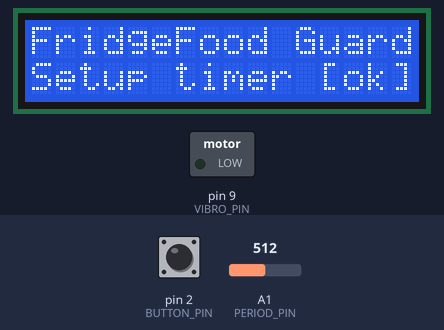
Bench run of a program on a simulated Arduino Nano, built with avr-gcc and run on an emulated ATmega328P. On the bench: 16×2 character LCD, switched loads named in the program (green lamp = pin HIGH). The inputs (shaded band) are chosen by the test bench; at power-on: pin 2 (BUTTON_PIN) LOW, A1 (PERIOD_PIN) = 512. EEPROM starts erased.

Above: at 1.2 s.
1.3 s: pin 2 (BUTTON_PIN) pulled HIGH for 0.15 s
At 2.7 s:
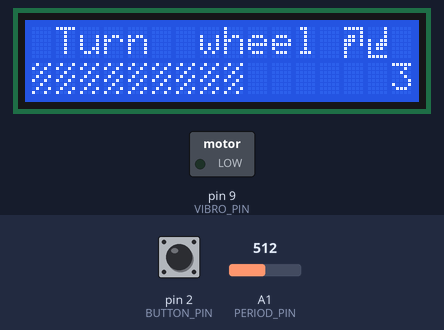
3.3 s: A1 (PERIOD_PIN) set to 493
At 3.9 s:
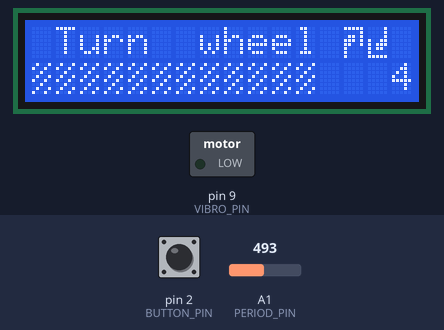
5.1 s: pin 2 (BUTTON_PIN) pulled HIGH for 1 s
At 5.6 s:
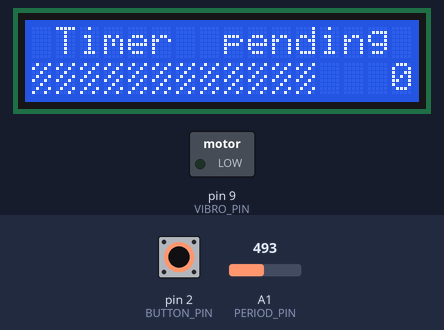
9.1 s: pin 2 (BUTTON_PIN) pulled HIGH for 0.15 s
At 9.18 s:
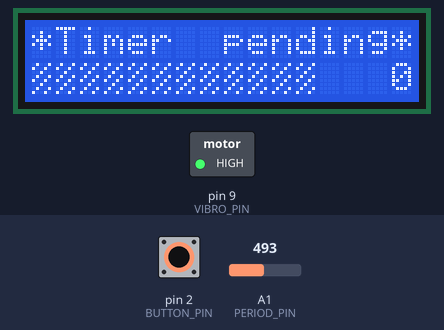
10.7 s: pin 2 (BUTTON_PIN) pulled HIGH for 3.2 s
At 10.79 s:
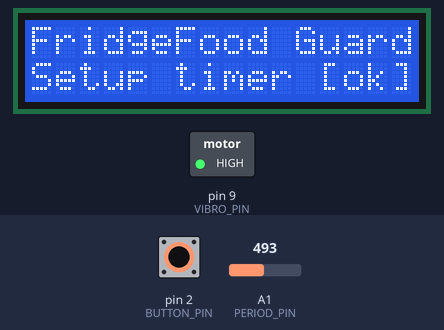
15.4 s: A1 (PERIOD_PIN) set to 270
16.9 s: A1 (PERIOD_PIN) set to 238
At 18.6 s:
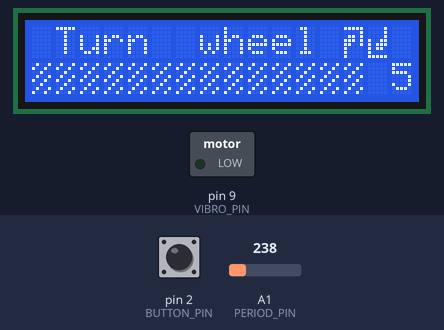
Timing chart, 0 to 19.7 s (numbered marks = the images above; inputs shaded):
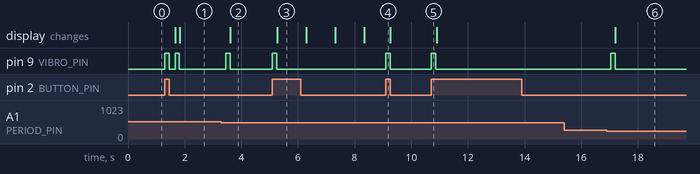

The program:

main.cpp
```cpp
#include <Arduino.h>
#include <LiquidCrystal.h>
#include <EEPROM.h>

//                rs  en  d0 d1 d2 d3
LiquidCrystal lcd(12, 13, 4, 5, 6, 7);

//
// pins
#define PERIOD_PIN A1
#define VIBRO_PIN  9
#define BUTTON_PIN 2

//
// eeprom memory addresses
#define PERIOD_MEM 0
#define STARTED_AT 1

//
// consts
#define MAX_PERIOD 5

byte prevPeriod = 0;
byte minPeriod = 2, periodSteps = 4; // 1, 2, 3, 4, 5
byte period; // scaleLen
byte iterationIndex = false;
unsigned long lastBtnPressAt = 0;

enum STATE {
  WELCOME,
  INITIAL,
  SETTING,
  PENDING,
  WASTED
};
auto state = WELCOME;

char label[5][17] = {
  "   loading...",
  "FridgeFood Guard",   // 2: Setup timer [ok]
  " Turn  wheel \5\6 ", // 2: Exp time, days
  " Timer  pending ",   // 2: Days left // Eat me, pls
  "PO  TRA  CHE  NO"
};

//
// sumbols

byte smiley[8] = {
  0b00000,
  0b00000,
  0b01010,
  0b00000,
  0b00000,
  0b10001,
  0b01110,
  0b00000
};

// a bar
byte fullbar[8] = {
  0b11111,
  0b11111,
  0b11111,
  0b11111,
  0b11111,
  0b11111,
  0b11111,
  0b11111
};

// track
byte newbar[8] = {
 0b01001,
 0b10010,
 0b00100,
 0b01001,
 0b10010,
 0b00100,
 0b01001,
 0b10010,
};

byte frownie[8] = {
  0b00000,
  0b00000,
  0b01010,
  0b00000,
  0b00000,
  0b00000,
  0b01110,
  0b10001
};

byte topRoundArrow[8] = {
	0b11111,
	0b00001,
	0b01101,
	0b11101,
	0b11001,
	0b10000,
	0b10000,
	0b10000,
};

byte bottomRoundArrow[8] = {
	0b00001,
	0b00001,
	0b00001,
	0b10011,
	0b10111,
	0b10110,
	0b10000,
	0b11111,
};

void printScale (byte day, byte period) {
  lcd.setCursor(0, 1);
  for (byte i = 0; i < day; ++i) {
    lcd.print("\4\4\3");
  }
  for (byte i = day; i < period; ++i) {
    lcd.print("\3\3\3");
  }
  for (byte i = period; i < MAX_PERIOD; ++i) {
    lcd.print("   ");
  }
  lcd.setCursor(14, 1);
  lcd.print(" "); // clear trailing \3
}

void vibroBeep () {
  digitalWrite(VIBRO_PIN, HIGH);
  for(size_t i = 0; i < 2e4; ++i);
  digitalWrite(VIBRO_PIN, LOW);
}

void handlePress () {
  if (millis() - lastBtnPressAt < 300) return;
  lastBtnPressAt = millis();

  if (state == WASTED || state == PENDING) {
    state = INITIAL;
  } else {
    state = (STATE)(state + 1);
  }
  vibroBeep();
}

void setup()
{
  Serial.begin (57600);

  pinMode(PERIOD_PIN, INPUT);
  pinMode(VIBRO_PIN, OUTPUT);
  pinMode(BUTTON_PIN, INPUT);

  lcd.begin(16,2);
  lcd.home();

  lcd.createChar (3, newbar);
  lcd.createChar (4, fullbar);
  lcd.createChar (5, topRoundArrow);
  lcd.createChar (6, bottomRoundArrow);

  attachInterrupt(digitalPinToInterrupt(BUTTON_PIN), handlePress, RISING);

  state = INITIAL;
}

void loop()
{
  lcd.setCursor(0, 0);
  lcd.print(label[state]);

  do switch (state) {
    case INITIAL: {
      lcd.setCursor(0, 1);
      lcd.print("Setup timer [ok]");
      break;
    }
    case SETTING: {
      unsigned raw = 0;
      raw = analogRead(PERIOD_PIN); // 0 .. 1023

      period = minPeriod + periodSteps * (1 - ((1 + raw) / 1024.0));

      if (period != prevPeriod) {
        EEPROM.write(PERIOD_MEM, period);
        vibroBeep();
      }
      printScale(0, period);
      lcd.print(period);

      prevPeriod = period;
      break;
    }
    case PENDING: {
      byte day = 0;
      printScale(day, period);
      lcd.print(day);
      // EEPROM.write(STARTED_AT, time());
      lcd.setCursor(0, 0);
      lcd.print(iterationIndex >= 5 ? "*" : " ");
      lcd.setCursor(15, 0);
      lcd.print(iterationIndex >= 5 ? "*" : " ");

      iterationIndex = iterationIndex == 9 ? 0 : 1 + iterationIndex;

      break;
    }
    case WASTED: {
      break;
    }
  } while (false);

  delay(200);
}
```

Measured:
- the behaviour switches between 512 and 511 on A1 (PERIOD_PIN) (found by bisection; images 1 and 2)
- the behaviour switches between 256 and 255 on A1 (PERIOD_PIN) (found by bisection; images 5 and 6)
- after the input at 1.3 s, pin 9 (VIBRO_PIN): alternates HIGH for 0.16 s and LOW for 0.20 s, 4 changes in all, then stays LOW, starting at once; the display: first changes after 0.36 s (image 1 shows a later state)
- after the input at 3.3 s, pin 9 (VIBRO_PIN): LOW → HIGH after 0.16 s, → LOW 0.16 s later; the display: changes after 0.32 s (image 2)
- after the input at 5.1 s, pin 9 (VIBRO_PIN): LOW → HIGH at once, → LOW 0.16 s later; the display: changes after 0.16 s (image 3)
- after the input at 9.1 s, pin 9 (VIBRO_PIN): LOW → HIGH at once, → LOW 0.16 s later
- after the input at 10.7 s, pin 9 (VIBRO_PIN): LOW → HIGH at once, → LOW 0.16 s later
- after the input at 15.4 s, every drawn part: stays the same
- after the input at 16.9 s, pin 9 (VIBRO_PIN): LOW → HIGH after 0.14 s, → LOW 0.16 s later; the display: changes after 0.30 s (image 6)
